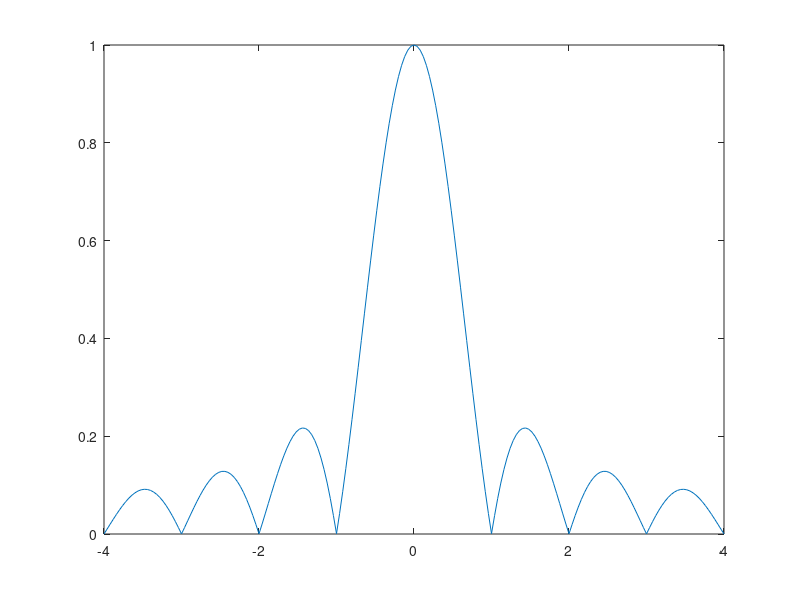

Source code (MATLAB):
%Explanation of base program

%This is off the hook!


%The program splits a single junciton up into xmax discrete sections.  Each
%section has a supercurrent density, and a phase difference that is
%contributed to by the field (PhaseF), and an arbitrary phase set at x=1
%called Phase1.  For each value of field and Phase1 the supercurrent at
%each point is calculated and the net supercurrent (sum along the junction)
%is calcualted to find the supercurrent carried at that phase and that
%field.  To find the maximum supercurrent for a given field, the max of
%that vector is taken, and can be plotted against the magnetic field.  This
%is the exact measurment of the critical current vs field that we do in the
%lab.  



%% Clearing memory and input screen.

clear;
clc;
close all;
%% Defining the Parameters of the Simulaiton
xmax=101;
x(1,:)=(1:xmax);

%Flux Loop Parameters
f=1;
fmax=201;
FluxinJuncMin=-4;
FluxinJuncMax=4;


%Phase Loop parameters
p=1;
pmax=101;
Phase1Min=0*pi;
Phase1Max=2*pi;


%Pre Allocating memory to the arrays to decrease runtime
Phase1=zeros(1,pmax);
FluxinJunc=zeros(1,fmax);

SCurrentDensityNoise=(2*rand(1,xmax)-1);
SCurrentDensity=ones(1,xmax)+0.01*SCurrentDensityNoise;


SCurrent=zeros(xmax,pmax,fmax);
SCurrentNet=zeros(1,pmax);
MaxSCurrentNet=zeros(1,fmax);

%% Loops for running the simulation Meat of the Simulation



%Field Contribution to the Phase 
%Define the loop setp size, then run the for loop
FluxinJuncSS=(FluxinJuncMax-FluxinJuncMin)/(fmax-1);
for f=1:fmax

    FluxinJunc(f)=FluxinJuncMin+(f-1)*FluxinJuncSS;
    PhaseF=2*pi*x./xmax*FluxinJunc(f);

    %Phase1 Loop of externally set phase in 
    %Define the loop setp size, then run the for loop
    Phase1SSS=(Phase1Max-Phase1Min)/(pmax-1);
    for p=1:pmax

        Phase1(p)=Phase1Min+(p-1)*Phase1SSS;

        SCurrent=SCurrentDensity.*sin(PhaseF+Phase1(p));
        SCurrentNet(p)=sum(SCurrent)/xmax;


    end

    MaxSCurrentNet(f)=max(SCurrentNet);

end


figure
plot(FluxinJunc,MaxSCurrentNet)




    
